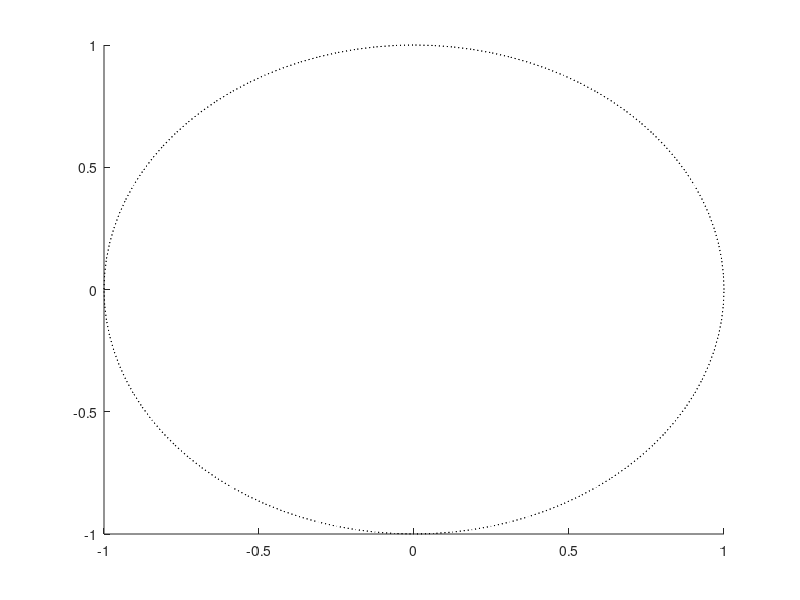

MATLAB code to generate this figure:

function plot_FullPhasorCircle()

hold on
th = 0:pi/50:4*pi;
xunit = cos(th);
yunit = sin(th);
plot(xunit, yunit,':k');
end


